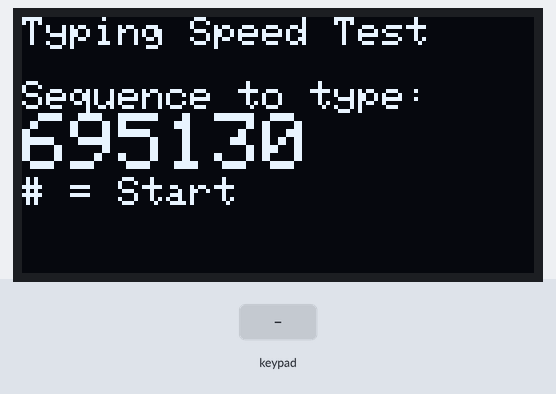
Simulated run of this sketch. Board: ESP32. On the bench: 128×64 one-colour display. The test bench sets the inputs (shaded band). Random numbers use the default seed unless the sketch sets one.

Above: at 1.2 s.
1.3 s: key '#' pressed
At 1.6 s:
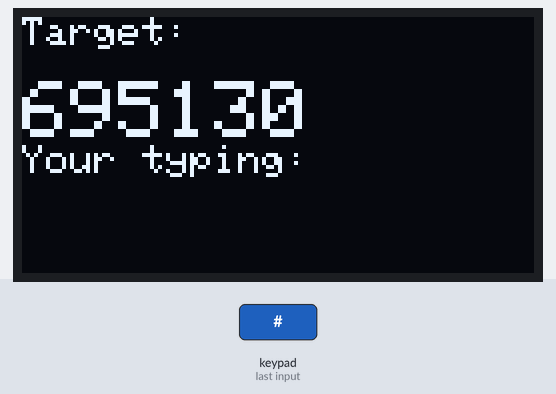
2.8 s: keypad keys 1 3 1 2 1 4 2 7 pressed 0.4 s apart
At 5.6 s:
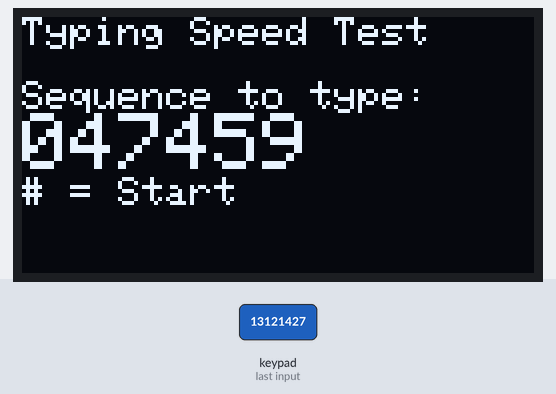
7.5 s: keypad keys 1 3 1 2 1 4 2 7 # pressed 0.4 s apart
At 12.2 s:
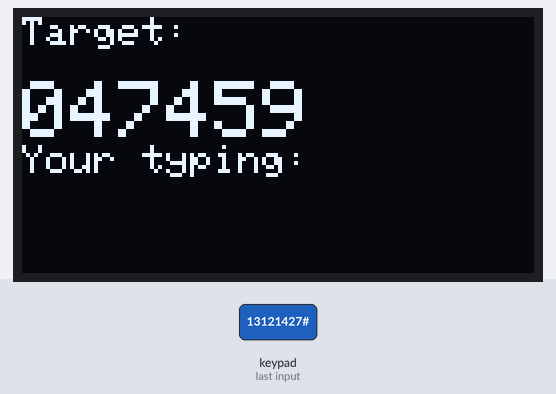
12.6 s: key '1' pressed
At 13.9 s:
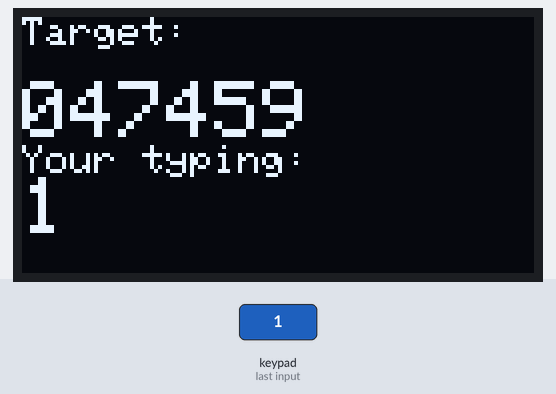
Timing chart, 0 to 15.1 s (numbered marks = the images above; inputs shaded):
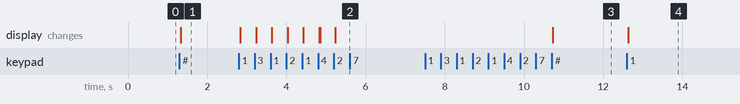

The sketch:

C1_Seconds.ino
```cpp
#include <Wire.h>
#include <Adafruit_GFX.h>
#include <Adafruit_SSD1306.h>
#include <Keypad.h>

#define SCREEN_WIDTH 128
#define SCREEN_HEIGHT 64
Adafruit_SSD1306 display(SCREEN_WIDTH, SCREEN_HEIGHT, &Wire, -1);

const byte ROWS = 4;
const byte COLS = 4;
char keys[ROWS][COLS] = {
  {'1','2','3','A'},
  {'4','5','6','B'},
  {'7','8','9','C'},
  {'*','0','#','D'}
};
byte rowPins[ROWS] = {13, 12, 14, 27};
byte colPins[COLS] = {26, 25, 33, 32};
Keypad keypad = Keypad(makeKeymap(keys), rowPins, colPins, ROWS, COLS);

// ---------- NEW: TIMING STATE ----------
String targetSequence = "";
String typedSequence = "";
unsigned long startTime = 0;
unsigned long endTime = 0;
bool testRunning = false;
bool testFinished = false;

void setup() {
  Serial.begin(115200);
  if (!display.begin(SSD1306_SWITCHCAPVCC, 0x3C)) {
    Serial.println("OLED not found");
    while (true);
  }
  display.setTextColor(SSD1306_WHITE);
  randomSeed(analogRead(34));
  showStartScreen();
}

void loop() {
  char key = keypad.getKey();
  if (!key) return;

  if (testFinished) {              // any key starts a new test
    startNewTest();
    return;
  }

  if (!testRunning) {              // waiting for # to start
    if (key == '#') {
      beginTest();
    }
    return;
  }

  // The test is running: record each digit typed
  if (key >= '0' && key <= '9') {
    typedSequence += key;
    showTypingScreen();
    if (typedSequence.length() == targetSequence.length()) {
      finishTest();
    }
  }
}

void generateTargetSequence() {
  targetSequence = "";
  for (int i = 0; i < 6; i++) {
    int digit = random(0, 10);
    targetSequence += String(digit);
  }
}

void showStartScreen() {
  generateTargetSequence();
  display.clearDisplay();
  display.setTextSize(1);
  display.setCursor(0, 0);
  display.println("Typing Speed Test");
  display.println("");
  display.println("Sequence to type:");
  display.setTextSize(2);
  display.println(targetSequence);
  display.setTextSize(1);
  display.println("# = Start");
  display.display();
}

void beginTest() {
  typedSequence = "";
  testRunning = true;
  startTime = millis();            // the moment the test begins
  showTypingScreen();
}

void finishTest() {
  endTime = millis();              // the moment the test ends
  testRunning = false;
  testFinished = true;

  unsigned long elapsedMs = endTime - startTime;
  int correctCount = countCorrectDigits();

  display.clearDisplay();
  display.setTextSize(1);
  display.setCursor(0, 0);
  display.println("Test Complete!");
  // CHALLENGE 1: seconds with 2 decimals. 1000.0 (not 1000) keeps the decimals!
  display.print("Time: ");
  display.print(elapsedMs / 1000.0, 2);
  display.println(" s");
  display.print("Accuracy: ");
  display.print(correctCount);
  display.print("/");
  display.println(targetSequence.length());
  display.println("");
  display.println("Any key = Retry");
  display.display();
}

int countCorrectDigits() {
  int correct = 0;
  for (int i = 0; i < targetSequence.length(); i++) {
    if (i < typedSequence.length() && typedSequence[i] == targetSequence[i]) {
      correct++;
    }
  }
  return correct;
}

void startNewTest() {
  testFinished = false;
  testRunning = false;
  showStartScreen();
}

void showTypingScreen() {
  display.clearDisplay();
  display.setTextSize(1);
  display.setCursor(0, 0);
  display.println("Target:");
  display.setCursor(0, 16);   // row 16: below the yellow strip
  display.setTextSize(2);
  display.println(targetSequence);
  display.setTextSize(1);
  display.println("Your typing:");
  display.setTextSize(2);
  display.println(typedSequence);
  display.display();
}
```

Measured:
- after the input at 1.3 s, the display: changes at once (image 1)
- after the input at 2.8 s, the display: first changes at once (image 2 shows a later state)
- after the input at 7.5 s, the display: changes after 3.2 s (image 3)
- after the input at 12.6 s, the display: changes at once (image 4)
